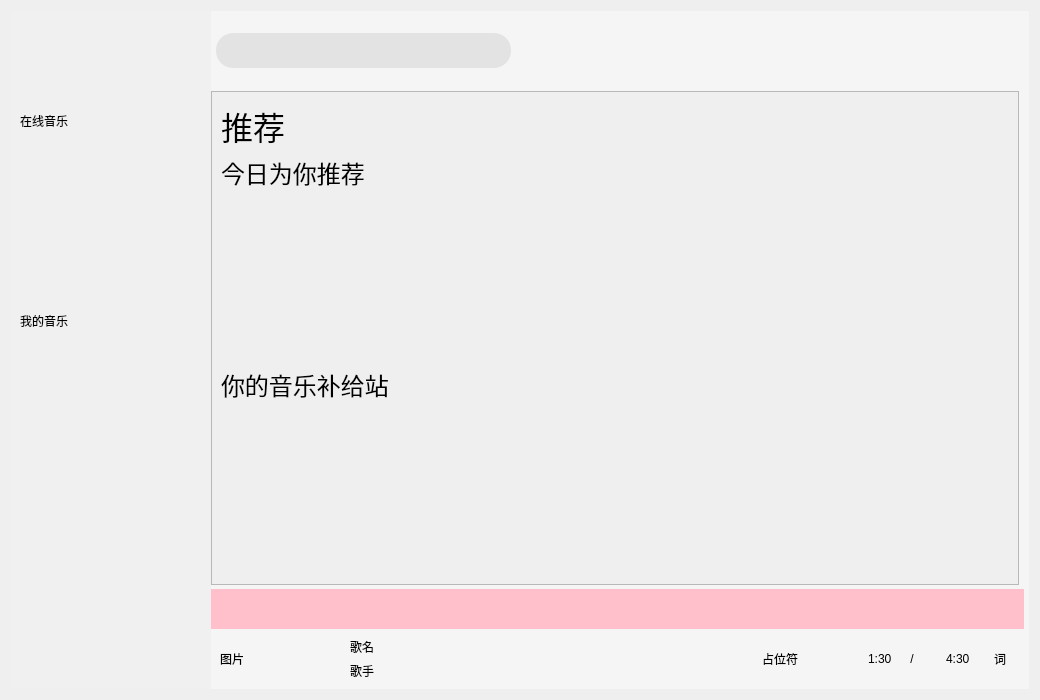
<?xml version="1.0" encoding="UTF-8"?>
<ui version="4.0">
 <class>QQMusic</class>
 <widget class="QWidget" name="QQMusic">
  <property name="geometry">
   <rect>
    <x>0</x>
    <y>0</y>
    <width>1040</width>
    <height>700</height>
   </rect>
  </property>
  <property name="windowTitle">
   <string>QQMusic</string>
  </property>
  <layout class="QHBoxLayout" name="horizontalLayout">
   <item>
    <widget class="QWidget" name="background" native="true">
     <property name="styleSheet">
      <string notr="true"/>
     </property>
     <layout class="QVBoxLayout" name="verticalLayout">
      <property name="spacing">
       <number>0</number>
      </property>
      <property name="leftMargin">
       <number>0</number>
      </property>
      <property name="topMargin">
       <number>0</number>
      </property>
      <property name="rightMargin">
       <number>0</number>
      </property>
      <property name="bottomMargin">
       <number>0</number>
      </property>
      <item>
       <widget class="QWidget" name="head" native="true">
        <property name="minimumSize">
         <size>
          <width>0</width>
          <height>80</height>
         </size>
        </property>
        <property name="maximumSize">
         <size>
          <width>16777215</width>
          <height>80</height>
         </size>
        </property>
        <property name="styleSheet">
         <string notr="true"/>
        </property>
        <layout class="QHBoxLayout" name="horizontalLayout_2">
         <property name="spacing">
          <number>0</number>
         </property>
         <property name="leftMargin">
          <number>0</number>
         </property>
         <property name="topMargin">
          <number>0</number>
         </property>
         <property name="rightMargin">
          <number>0</number>
         </property>
         <property name="bottomMargin">
          <number>0</number>
         </property>
         <item>
          <widget class="QWidget" name="headLeft" native="true">
           <property name="minimumSize">
            <size>
             <width>200</width>
             <height>0</height>
            </size>
           </property>
           <property name="maximumSize">
            <size>
             <width>200</width>
             <height>16777215</height>
            </size>
           </property>
           <property name="styleSheet">
            <string notr="true">#headLeft
{
	background-color:#F0F0F0; /*设置背景颜色为浅灰色*/
}</string>
           </property>
           <layout class="QHBoxLayout" name="horizontalLayout_4">
            <property name="spacing">
             <number>0</number>
            </property>
            <property name="leftMargin">
             <number>0</number>
            </property>
            <property name="topMargin">
             <number>0</number>
            </property>
            <property name="rightMargin">
             <number>0</number>
            </property>
            <property name="bottomMargin">
             <number>0</number>
            </property>
            <item>
             <widget class="QLabel" name="logo">
              <property name="styleSheet">
               <string notr="true">#logo
{
	background-image:url(&quot;:/images/Logo.png&quot;);
	background-repeat:no-repeat;/*设置图片不重复*/
	background-position:center;

}</string>
              </property>
              <property name="text">
               <string/>
              </property>
             </widget>
            </item>
           </layout>
          </widget>
         </item>
         <item>
          <widget class="QWidget" name="headRight" native="true">
           <property name="styleSheet">
            <string notr="true">#headRight
{
	background-color:#F5F5F5; /*设置背景颜色为亮灰色*/ 
}</string>
           </property>
           <layout class="QHBoxLayout" name="horizontalLayout_3">
            <property name="spacing">
             <number>0</number>
            </property>
            <property name="leftMargin">
             <number>0</number>
            </property>
            <property name="topMargin">
             <number>0</number>
            </property>
            <property name="rightMargin">
             <number>0</number>
            </property>
            <property name="bottomMargin">
             <number>0</number>
            </property>
            <item>
             <widget class="QWidget" name="searchBox" native="true">
              <property name="minimumSize">
               <size>
                <width>300</width>
                <height>0</height>
               </size>
              </property>
              <property name="maximumSize">
               <size>
                <width>300</width>
                <height>16777215</height>
               </size>
              </property>
              <property name="styleSheet">
               <string notr="true"/>
              </property>
              <layout class="QHBoxLayout" name="horizontalLayout_5">
               <property name="spacing">
                <number>0</number>
               </property>
               <property name="leftMargin">
                <number>5</number>
               </property>
               <property name="topMargin">
                <number>0</number>
               </property>
               <property name="rightMargin">
                <number>0</number>
               </property>
               <property name="bottomMargin">
                <number>0</number>
               </property>
               <item>
                <widget class="QLineEdit" name="lineEdit">
                 <property name="minimumSize">
                  <size>
                   <width>0</width>
                   <height>35</height>
                  </size>
                 </property>
                 <property name="styleSheet">
                  <string notr="true">#lineEdit
{
	border:none;
	background-color: #E3E3E3; /*设置背景颜色*/ 
	border-radius:17px; /*设置四个⻆的圆⻆*/
	padding-left:17px; /*内部文字到边的距离*/
}</string>
                 </property>
                </widget>
               </item>
              </layout>
             </widget>
            </item>
            <item>
             <widget class="QWidget" name="settingBox" native="true">
              <property name="styleSheet">
               <string notr="true">QPushButton
{
	border-radius:0px;
	border:none;
	background-repeat:no-repeat;
	background-position:center center;
}

QPushButton:hover
{
	background-color:rgba(220,0,0,0.5);/*设置背景颜色为半透明的红色*/ 
}</string>
              </property>
              <layout class="QHBoxLayout" name="horizontalLayout_6">
               <item>
                <spacer name="horizontalSpacer">
                 <property name="orientation">
                  <enum>Qt::Horizontal</enum>
                 </property>
                 <property name="sizeHint" stdset="0">
                  <size>
                   <width>357</width>
                   <height>20</height>
                  </size>
                 </property>
                </spacer>
               </item>
               <item>
                <widget class="QPushButton" name="skin">
                 <property name="minimumSize">
                  <size>
                   <width>30</width>
                   <height>30</height>
                  </size>
                 </property>
                 <property name="maximumSize">
                  <size>
                   <width>30</width>
                   <height>30</height>
                  </size>
                 </property>
                 <property name="styleSheet">
                  <string notr="true">#skin
{
	background-image:url(&quot;:/images/skin.png&quot;);
}</string>
                 </property>
                 <property name="text">
                  <string/>
                 </property>
                </widget>
               </item>
               <item>
                <widget class="QPushButton" name="max">
                 <property name="minimumSize">
                  <size>
                   <width>30</width>
                   <height>30</height>
                  </size>
                 </property>
                 <property name="maximumSize">
                  <size>
                   <width>30</width>
                   <height>30</height>
                  </size>
                 </property>
                 <property name="styleSheet">
                  <string notr="true">#max
{
	background-image:url(&quot;:/images/max.png&quot;);
}</string>
                 </property>
                 <property name="text">
                  <string/>
                 </property>
                </widget>
               </item>
               <item>
                <widget class="QPushButton" name="min">
                 <property name="minimumSize">
                  <size>
                   <width>30</width>
                   <height>30</height>
                  </size>
                 </property>
                 <property name="maximumSize">
                  <size>
                   <width>30</width>
                   <height>30</height>
                  </size>
                 </property>
                 <property name="styleSheet">
                  <string notr="true">#min
{
	background-image:url(&quot;:/images/min.png&quot;);
}</string>
                 </property>
                 <property name="text">
                  <string/>
                 </property>
                </widget>
               </item>
               <item>
                <widget class="QPushButton" name="quit">
                 <property name="minimumSize">
                  <size>
                   <width>30</width>
                   <height>30</height>
                  </size>
                 </property>
                 <property name="maximumSize">
                  <size>
                   <width>30</width>
                   <height>30</height>
                  </size>
                 </property>
                 <property name="styleSheet">
                  <string notr="true">#quit
{
	background-image:url(&quot;:/images/quit.png&quot;);
}</string>
                 </property>
                 <property name="text">
                  <string/>
                 </property>
                </widget>
               </item>
              </layout>
             </widget>
            </item>
           </layout>
          </widget>
         </item>
        </layout>
       </widget>
      </item>
      <item>
       <widget class="QWidget" name="body" native="true">
        <property name="styleSheet">
         <string notr="true"/>
        </property>
        <layout class="QHBoxLayout" name="horizontalLayout_7">
         <property name="spacing">
          <number>0</number>
         </property>
         <property name="leftMargin">
          <number>0</number>
         </property>
         <property name="topMargin">
          <number>0</number>
         </property>
         <property name="rightMargin">
          <number>0</number>
         </property>
         <property name="bottomMargin">
          <number>0</number>
         </property>
         <item>
          <widget class="QWidget" name="bodyLeft" native="true">
           <property name="minimumSize">
            <size>
             <width>200</width>
             <height>0</height>
            </size>
           </property>
           <property name="maximumSize">
            <size>
             <width>200</width>
             <height>16777215</height>
            </size>
           </property>
           <property name="styleSheet">
            <string notr="true">#bodyLeft
{    
	background-color:#F0F0F0;/*设置背景颜色为浅灰色*/ 
}</string>
           </property>
           <layout class="QVBoxLayout" name="verticalLayout_2">
            <property name="spacing">
             <number>0</number>
            </property>
            <property name="leftMargin">
             <number>0</number>
            </property>
            <property name="topMargin">
             <number>0</number>
            </property>
            <property name="rightMargin">
             <number>0</number>
            </property>
            <property name="bottomMargin">
             <number>0</number>
            </property>
            <item>
             <widget class="QWidget" name="leftBox" native="true">
              <property name="minimumSize">
               <size>
                <width>0</width>
                <height>400</height>
               </size>
              </property>
              <property name="maximumSize">
               <size>
                <width>16777215</width>
                <height>400</height>
               </size>
              </property>
              <property name="styleSheet">
               <string notr="true"/>
              </property>
              <layout class="QVBoxLayout" name="verticalLayout_3">
               <property name="spacing">
                <number>0</number>
               </property>
               <property name="leftMargin">
                <number>0</number>
               </property>
               <property name="topMargin">
                <number>0</number>
               </property>
               <property name="rightMargin">
                <number>0</number>
               </property>
               <property name="bottomMargin">
                <number>0</number>
               </property>
               <item>
                <widget class="QWidget" name="onlineMusic" native="true">
                 <property name="styleSheet">
                  <string notr="true"/>
                 </property>
                 <layout class="QVBoxLayout" name="verticalLayout_4">
                  <item>
                   <widget class="QLabel" name="onlineMusicText">
                    <property name="text">
                     <string>在线音乐</string>
                    </property>
                   </widget>
                  </item>
                  <item>
                   <widget class="btForm" name="rec" native="true">
                    <property name="styleSheet">
                     <string notr="true"/>
                    </property>
                   </widget>
                  </item>
                  <item>
                   <widget class="btForm" name="radio" native="true">
                    <property name="styleSheet">
                     <string notr="true"/>
                    </property>
                   </widget>
                  </item>
                  <item>
                   <widget class="btForm" name="music" native="true">
                    <property name="styleSheet">
                     <string notr="true"/>
                    </property>
                   </widget>
                  </item>
                 </layout>
                </widget>
               </item>
               <item>
                <widget class="QWidget" name="myMusic" native="true">
                 <property name="styleSheet">
                  <string notr="true"/>
                 </property>
                 <layout class="QVBoxLayout" name="verticalLayout_5">
                  <item>
                   <widget class="QLabel" name="myMusicText">
                    <property name="text">
                     <string>我的音乐</string>
                    </property>
                   </widget>
                  </item>
                  <item>
                   <widget class="btForm" name="like" native="true">
                    <property name="styleSheet">
                     <string notr="true"/>
                    </property>
                   </widget>
                  </item>
                  <item>
                   <widget class="btForm" name="local" native="true">
                    <property name="styleSheet">
                     <string notr="true"/>
                    </property>
                   </widget>
                  </item>
                  <item>
                   <widget class="btForm" name="recent" native="true">
                    <property name="styleSheet">
                     <string notr="true"/>
                    </property>
                   </widget>
                  </item>
                 </layout>
                </widget>
               </item>
              </layout>
             </widget>
            </item>
            <item>
             <spacer name="verticalSpacer">
              <property name="orientation">
               <enum>Qt::Vertical</enum>
              </property>
              <property name="sizeHint" stdset="0">
               <size>
                <width>20</width>
                <height>199</height>
               </size>
              </property>
             </spacer>
            </item>
           </layout>
          </widget>
         </item>
         <item>
          <widget class="QWidget" name="bodyRight" native="true">
           <property name="styleSheet">
            <string notr="true">#bodyRight
{
	background-color:#F5F5F5;
}</string>
           </property>
           <layout class="QVBoxLayout" name="verticalLayout_6">
            <property name="spacing">
             <number>0</number>
            </property>
            <property name="leftMargin">
             <number>0</number>
            </property>
            <property name="topMargin">
             <number>0</number>
            </property>
            <property name="rightMargin">
             <number>5</number>
            </property>
            <property name="bottomMargin">
             <number>0</number>
            </property>
            <item>
             <widget class="QStackedWidget" name="stackedWidget">
              <property name="currentIndex">
               <number>0</number>
              </property>
              <widget class="QWidget" name="recPage">
               <widget class="QScrollArea" name="scrollArea">
                <property name="geometry">
                 <rect>
                  <x>0</x>
                  <y>0</y>
                  <width>808</width>
                  <height>494</height>
                 </rect>
                </property>
                <property name="widgetResizable">
                 <bool>true</bool>
                </property>
                <widget class="QWidget" name="scrollAreaWidgetContents">
                 <property name="geometry">
                  <rect>
                   <x>0</x>
                   <y>0</y>
                   <width>806</width>
                   <height>492</height>
                  </rect>
                 </property>
                 <layout class="QVBoxLayout" name="verticalLayout_7">
                  <property name="leftMargin">
                   <number>9</number>
                  </property>
                  <item>
                   <widget class="QLabel" name="recText">
                    <property name="minimumSize">
                     <size>
                      <width>0</width>
                      <height>50</height>
                     </size>
                    </property>
                    <property name="maximumSize">
                     <size>
                      <width>16777215</width>
                      <height>50</height>
                     </size>
                    </property>
                    <property name="font">
                     <font>
                      <pointsize>24</pointsize>
                     </font>
                    </property>
                    <property name="text">
                     <string>推荐</string>
                    </property>
                   </widget>
                  </item>
                  <item>
                   <widget class="QLabel" name="recMusictext">
                    <property name="minimumSize">
                     <size>
                      <width>0</width>
                      <height>30</height>
                     </size>
                    </property>
                    <property name="maximumSize">
                     <size>
                      <width>16777215</width>
                      <height>30</height>
                     </size>
                    </property>
                    <property name="font">
                     <font>
                      <pointsize>18</pointsize>
                     </font>
                    </property>
                    <property name="text">
                     <string>今日为你推荐</string>
                    </property>
                   </widget>
                  </item>
                  <item>
                   <widget class="RecBox" name="recMusicBox" native="true"/>
                  </item>
                  <item>
                   <widget class="QLabel" name="supplyMusicText">
                    <property name="minimumSize">
                     <size>
                      <width>0</width>
                      <height>30</height>
                     </size>
                    </property>
                    <property name="maximumSize">
                     <size>
                      <width>16777215</width>
                      <height>30</height>
                     </size>
                    </property>
                    <property name="font">
                     <font>
                      <pointsize>18</pointsize>
                     </font>
                    </property>
                    <property name="text">
                     <string>你的音乐补给站</string>
                    </property>
                   </widget>
                  </item>
                  <item>
                   <widget class="RecBox" name="supplyMusicBox" native="true"/>
                  </item>
                 </layout>
                </widget>
               </widget>
              </widget>
              <widget class="QWidget" name="musicpage">
               <widget class="QLabel" name="label_2">
                <property name="geometry">
                 <rect>
                  <x>310</x>
                  <y>240</y>
                  <width>72</width>
                  <height>15</height>
                 </rect>
                </property>
                <property name="text">
                 <string>page2</string>
                </property>
               </widget>
              </widget>
              <widget class="QWidget" name="radioPage">
               <widget class="QLabel" name="label_3">
                <property name="geometry">
                 <rect>
                  <x>310</x>
                  <y>230</y>
                  <width>72</width>
                  <height>15</height>
                 </rect>
                </property>
                <property name="text">
                 <string>page3</string>
                </property>
               </widget>
              </widget>
              <widget class="QWidget" name="likePage">
               <widget class="QLabel" name="label_4">
                <property name="geometry">
                 <rect>
                  <x>320</x>
                  <y>250</y>
                  <width>72</width>
                  <height>15</height>
                 </rect>
                </property>
                <property name="text">
                 <string>page4</string>
                </property>
               </widget>
              </widget>
              <widget class="QWidget" name="localPage">
               <widget class="QLabel" name="label_5">
                <property name="geometry">
                 <rect>
                  <x>320</x>
                  <y>240</y>
                  <width>72</width>
                  <height>15</height>
                 </rect>
                </property>
                <property name="text">
                 <string>page5</string>
                </property>
               </widget>
              </widget>
              <widget class="QWidget" name="recentPage">
               <widget class="QLabel" name="label_6">
                <property name="geometry">
                 <rect>
                  <x>310</x>
                  <y>240</y>
                  <width>72</width>
                  <height>15</height>
                 </rect>
                </property>
                <property name="text">
                 <string>page6</string>
                </property>
               </widget>
              </widget>
             </widget>
            </item>
            <item>
             <widget class="QWidget" name="porgressBar" native="true">
              <property name="minimumSize">
               <size>
                <width>0</width>
                <height>40</height>
               </size>
              </property>
              <property name="baseSize">
               <size>
                <width>0</width>
                <height>40</height>
               </size>
              </property>
              <property name="styleSheet">
               <string notr="true">background-color:pink;</string>
              </property>
             </widget>
            </item>
            <item>
             <widget class="QWidget" name="controlBox" native="true">
              <property name="minimumSize">
               <size>
                <width>0</width>
                <height>60</height>
               </size>
              </property>
              <property name="maximumSize">
               <size>
                <width>16777215</width>
                <height>60</height>
               </size>
              </property>
              <property name="styleSheet">
               <string notr="true"/>
              </property>
              <layout class="QHBoxLayout" name="horizontalLayout_8">
               <property name="spacing">
                <number>0</number>
               </property>
               <property name="leftMargin">
                <number>0</number>
               </property>
               <property name="topMargin">
                <number>0</number>
               </property>
               <property name="rightMargin">
                <number>0</number>
               </property>
               <property name="bottomMargin">
                <number>0</number>
               </property>
               <item>
                <widget class="QWidget" name="play1" native="true">
                 <property name="styleSheet">
                  <string notr="true"/>
                 </property>
                 <layout class="QGridLayout" name="gridLayout">
                  <item row="0" column="1">
                   <widget class="QLabel" name="musicName">
                    <property name="text">
                     <string>歌名</string>
                    </property>
                   </widget>
                  </item>
                  <item row="1" column="1">
                   <widget class="QLabel" name="label_9">
                    <property name="text">
                     <string>歌手</string>
                    </property>
                   </widget>
                  </item>
                  <item row="0" column="0" rowspan="2">
                   <widget class="QLabel" name="musicCover">
                    <property name="text">
                     <string>图片</string>
                    </property>
                   </widget>
                  </item>
                 </layout>
                </widget>
               </item>
               <item>
                <widget class="QWidget" name="play2" native="true">
                 <property name="styleSheet">
                  <string notr="true">QPushButton
{
	border-radius:0px;
	border:none;
	background-repeat:no-repeat;
	background-position:center center;
}

QPushButton:hover
{
	background-color:rgba(227,227,227,0.5);
}</string>
                 </property>
                 <layout class="QHBoxLayout" name="horizontalLayout_9">
                  <item>
                   <widget class="QPushButton" name="playMode">
                    <property name="minimumSize">
                     <size>
                      <width>30</width>
                      <height>30</height>
                     </size>
                    </property>
                    <property name="maximumSize">
                     <size>
                      <width>30</width>
                      <height>30</height>
                     </size>
                    </property>
                    <property name="styleSheet">
                     <string notr="true">#playMode
{
	background-image:url(&quot;:/images/shuffle_2.png&quot;);
}</string>
                    </property>
                    <property name="text">
                     <string/>
                    </property>
                   </widget>
                  </item>
                  <item>
                   <widget class="QPushButton" name="playUp">
                    <property name="minimumSize">
                     <size>
                      <width>30</width>
                      <height>30</height>
                     </size>
                    </property>
                    <property name="maximumSize">
                     <size>
                      <width>30</width>
                      <height>30</height>
                     </size>
                    </property>
                    <property name="styleSheet">
                     <string notr="true">#playUp
{
	background-image:url(&quot;:/images/up.png&quot;);
}</string>
                    </property>
                    <property name="text">
                     <string/>
                    </property>
                   </widget>
                  </item>
                  <item>
                   <widget class="QPushButton" name="play">
                    <property name="minimumSize">
                     <size>
                      <width>30</width>
                      <height>30</height>
                     </size>
                    </property>
                    <property name="maximumSize">
                     <size>
                      <width>30</width>
                      <height>30</height>
                     </size>
                    </property>
                    <property name="styleSheet">
                     <string notr="true">#play
{
	background-image:url(&quot;:/images/play3.png&quot;);
}</string>
                    </property>
                    <property name="text">
                     <string/>
                    </property>
                   </widget>
                  </item>
                  <item>
                   <widget class="QPushButton" name="playDown">
                    <property name="minimumSize">
                     <size>
                      <width>30</width>
                      <height>30</height>
                     </size>
                    </property>
                    <property name="maximumSize">
                     <size>
                      <width>30</width>
                      <height>30</height>
                     </size>
                    </property>
                    <property name="styleSheet">
                     <string notr="true">#playDown
{
	background-image:url(&quot;:/images/down.png&quot;);
}</string>
                    </property>
                    <property name="text">
                     <string/>
                    </property>
                   </widget>
                  </item>
                  <item>
                   <widget class="QPushButton" name="volume">
                    <property name="minimumSize">
                     <size>
                      <width>30</width>
                      <height>30</height>
                     </size>
                    </property>
                    <property name="maximumSize">
                     <size>
                      <width>30</width>
                      <height>30</height>
                     </size>
                    </property>
                    <property name="styleSheet">
                     <string notr="true">#volume
{
	background-image:url(&quot;:/images/volumn.png&quot;);
}</string>
                    </property>
                    <property name="text">
                     <string/>
                    </property>
                   </widget>
                  </item>
                  <item>
                   <widget class="QPushButton" name="addLocal">
                    <property name="minimumSize">
                     <size>
                      <width>30</width>
                      <height>30</height>
                     </size>
                    </property>
                    <property name="maximumSize">
                     <size>
                      <width>30</width>
                      <height>30</height>
                     </size>
                    </property>
                    <property name="styleSheet">
                     <string notr="true">#addLocal
{
	background-image:url(&quot;:/images/add.png&quot;);
}</string>
                    </property>
                    <property name="text">
                     <string/>
                    </property>
                   </widget>
                  </item>
                 </layout>
                </widget>
               </item>
               <item>
                <widget class="QWidget" name="play3" native="true">
                 <property name="styleSheet">
                  <string notr="true"/>
                 </property>
                 <layout class="QHBoxLayout" name="horizontalLayout_10">
                  <item>
                   <widget class="QLabel" name="labelNull">
                    <property name="minimumSize">
                     <size>
                      <width>100</width>
                      <height>0</height>
                     </size>
                    </property>
                    <property name="maximumSize">
                     <size>
                      <width>100</width>
                      <height>16777215</height>
                     </size>
                    </property>
                    <property name="text">
                     <string>占位符</string>
                    </property>
                   </widget>
                  </item>
                  <item>
                   <widget class="QLabel" name="currentTime">
                    <property name="text">
                     <string>1:30</string>
                    </property>
                   </widget>
                  </item>
                  <item>
                   <widget class="QLabel" name="line">
                    <property name="text">
                     <string> /</string>
                    </property>
                   </widget>
                  </item>
                  <item>
                   <widget class="QLabel" name="totalTime">
                    <property name="text">
                     <string>4:30</string>
                    </property>
                   </widget>
                  </item>
                  <item>
                   <widget class="QPushButton" name="lrcWord">
                    <property name="minimumSize">
                     <size>
                      <width>30</width>
                      <height>30</height>
                     </size>
                    </property>
                    <property name="maximumSize">
                     <size>
                      <width>30</width>
                      <height>30</height>
                     </size>
                    </property>
                    <property name="styleSheet">
                     <string notr="true">#lrcWord
{    
	border: none; /* 去除边框 */     
	background-repeat:no-repeat;    
	background-position:center center;
}
QPushButton:hover
{
	background-color:rgba(220,220,220,0.5);
}</string>
                    </property>
                    <property name="text">
                     <string>词</string>
                    </property>
                   </widget>
                  </item>
                 </layout>
                </widget>
               </item>
              </layout>
             </widget>
            </item>
           </layout>
          </widget>
         </item>
        </layout>
       </widget>
      </item>
     </layout>
    </widget>
   </item>
  </layout>
 </widget>
 <customwidgets>
  <customwidget>
   <class>btForm</class>
   <extends>QWidget</extends>
   <header location="global">btform.h</header>
   <container>1</container>
  </customwidget>
  <customwidget>
   <class>RecBox</class>
   <extends>QWidget</extends>
   <header location="global">recbox.h</header>
   <container>1</container>
  </customwidget>
 </customwidgets>
 <resources/>
 <connections/>
</ui>
